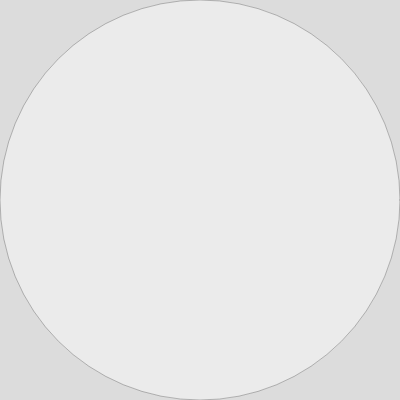
Frame 1 (no input)
Frame 60 (no input): identical to frame 1, image omitted
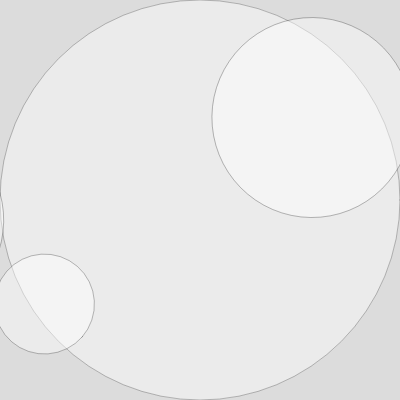
Frame 120 (the mouse pressed at the canvas centre since frame 60)

The p5.js sketch that drew these frames (run headless with seeded random() and noise() and a simulated clock; from frame 60 on, the mouse is pressed at the canvas centre):

// p5.js sketch
// ── sketch.js
function setup() {
  createCanvas(400, 400);
  fill(255, 110);
  strokeWeight(.25);
}

function draw() {
  background(220);
  let niveles = round(map(mouseX, 0, width, 0, 8));
  recursiveCircle(width/2, height/2, 400, niveles);
}

function recursiveCircle(x, y, diam, levels){
  ellipse(x, y, diam);
   
  if(levels > 1){
    rotate(1);
    recursiveCircle(x-diam/6, y, diam/2, levels-1);
    rotate(1);
    recursiveCircle(x+diam/6, y, diam/2, levels-2);
   /* rotate(PI / 3.0);
    recursiveCircle(y-diam/4, x, diam/2, levels-1);
    rotate(PI / 3.0);
    recursiveCircle(y+diam/4, x, diam/2, levels-1);*/
  }
}
